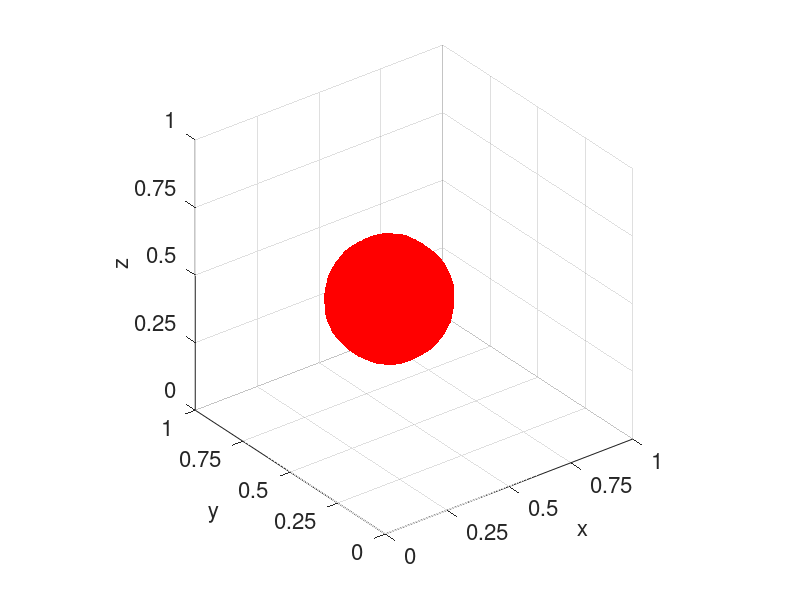
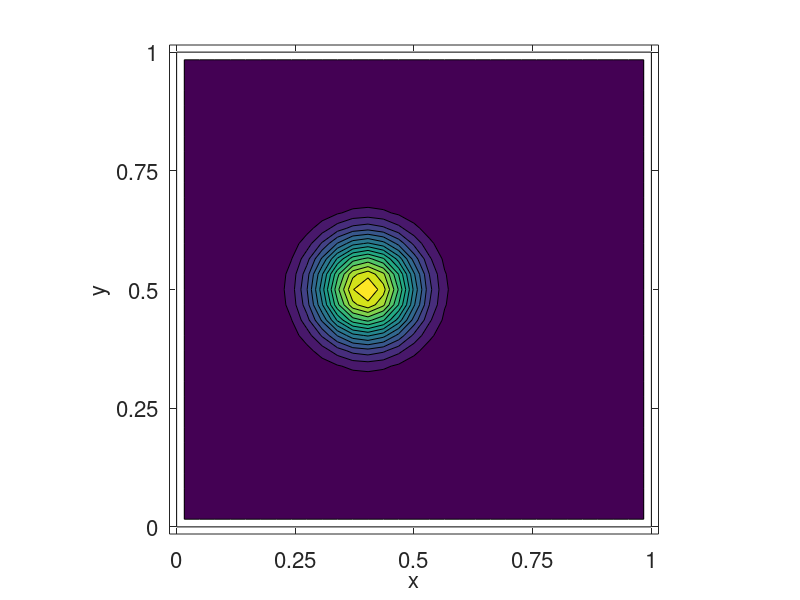
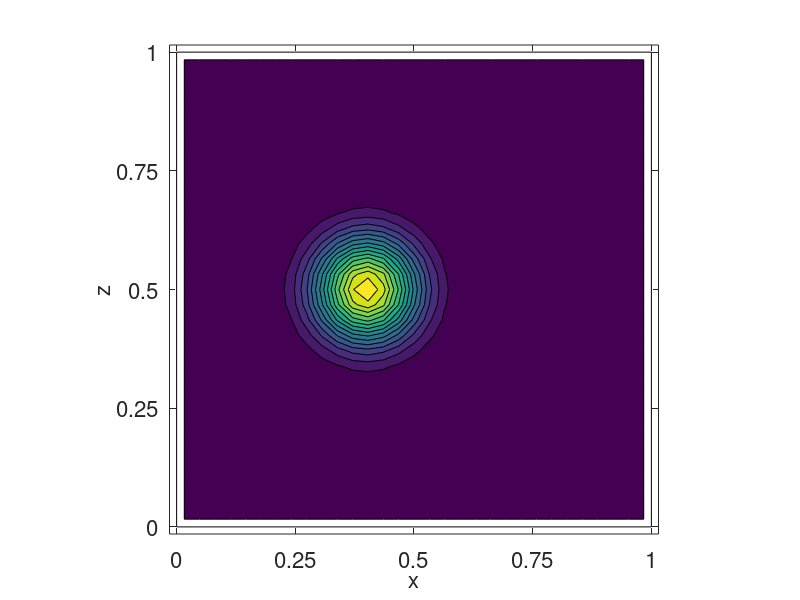
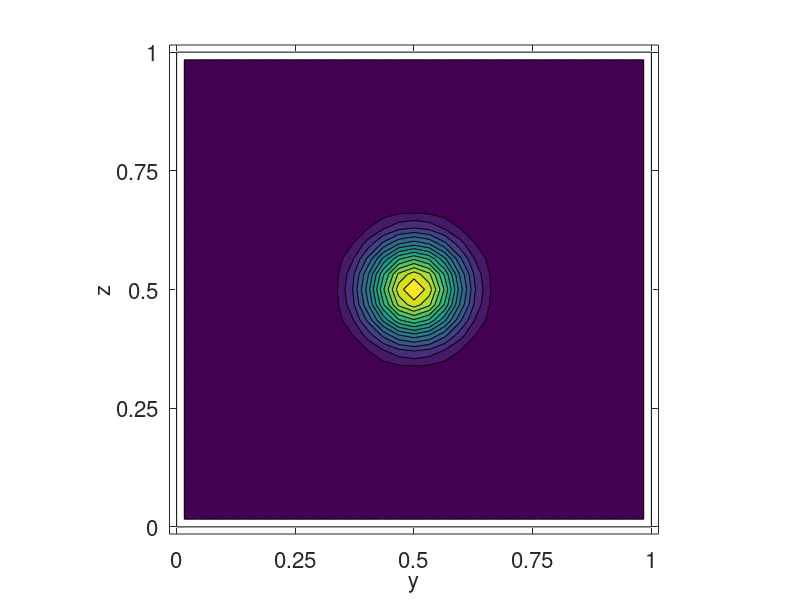

Recreate these plots in MATLAB, in order.
clear;

mx = 31;
my = 31;
mz = 31;

mxslice = 16;
myslice = 16;
mzslice = 16;

xlow  = 0;
xhigh = 1;
ylow  = 0;
yhigh = 1;
zlow  = 0;
zhigh = 1;

dx = (xhigh-xlow)/mx;
dy = (yhigh-ylow)/my;
dz = (zhigh-zlow)/mz;

xc = (xlow+dx/2):dx:(xhigh-dx/2);
yc = (ylow+dy/2):dy:(yhigh-dy/2);
zc = (zlow+dz/2):dz:(zhigh-dz/2);

[yc,xc,zc]=meshgrid(yc,xc,zc);

xeps = max([0.015*(xhigh-xlow),0.015*(yhigh-ylow),0.015*(xhigh-xlow),0.015*(zhigh-zlow)]);
yeps = xeps;
zeps = xeps;

q = zeros(mx,my,mz);
for i=1:mx
    for j=1:my
        for k=1:mz
            x = xc(i,j,k);
            y = yc(i,j,k);
            z = zc(i,j,k);
            r2 = (x-0.40)^2 + (y-0.50)^2 + (z-0.50)^2;
            r = sqrt(r2);
            if (r<0.3)
                q(i,j,k) = cos(5.0/3.0*pi*r)^6;
            end
        end
    end
end
  

figure(1);
clf;
fv = isosurface(xc,yc,zc,q,0.01);
p=patch(fv);
axis on; box off; grid on;
axis([0 1 0 1 0 1]);
isonormals(xc,yc,zc,q,p);
set(p,'FaceColor','red','EdgeColor','none');
daspect([1,1,1])
view(3);
%camlight;
%lighting gouraud;
l1=xlabel('x');
l2=ylabel('y');
l3=zlabel('z');
set(gca,'fontsize',16);
set(l1,'fontsize',16);
set(l2,'fontsize',16);
set(l3,'fontsize',16);
set(gca,'xtick',0:0.25:1);
set(gca,'ytick',0:0.25:1);
set(gca,'ztick',0:0.25:1);

figure(2);
clf
xx1(1:mx,1:my) = xc(:,:,mzslice);
yy1(1:mx,1:my) = yc(:,:,mzslice);
qq1(1:mx,1:my) =  q(:,:,mzslice);
contourf(xx1,yy1,qq1,15,'k-');
axis('equal');
axis([xlow-xeps xhigh+xeps ylow-yeps yhigh+yeps]);
hold on;
plot([xlow xhigh xhigh xlow xlow],[ylow ylow yhigh yhigh ylow],'k-');
hold off;
l1=xlabel('x');
l2=ylabel('y');
set(gca,'fontsize',16);
set(l1,'fontsize',16);
set(l2,'fontsize',16);
set(gca,'xtick',0:0.25:1);
set(gca,'ytick',0:0.25:1);

figure(3);
clf
xx2(1:mx,1:mz) = xc(:,myslice,:);
zz2(1:mx,1:mz) = zc(:,myslice,:);
qq2(1:mx,1:mz) =  q(:,myslice,:);
contourf(xx2,zz2,qq2,15,'k-');
axis('equal');
axis([xlow-xeps xhigh+xeps zlow-zeps zhigh+zeps]);
hold on;
plot([xlow xhigh xhigh xlow xlow],[zlow zlow zhigh zhigh zlow],'k-');
hold off;
l1=xlabel('x');
l2=ylabel('z');
set(gca,'fontsize',16);
set(l1,'fontsize',16);
set(l2,'fontsize',16);
set(gca,'xtick',0:0.25:1);
set(gca,'ytick',0:0.25:1);

figure(4);
clf
yy3(1:my,1:mz) = yc(mxslice,:,:);
zz3(1:my,1:mz) = zc(mxslice,:,:);
qq3(1:my,1:mz) =  q(mxslice,:,:);
contourf(yy3,zz3,qq3,15,'k-');
axis('equal');
axis([ylow-yeps yhigh+yeps zlow-zeps zhigh+zeps]);
hold on;
plot([ylow ylow yhigh yhigh ylow],[zlow zhigh zhigh zlow zlow],'k-');
hold off;
l1=xlabel('y');
l2=ylabel('z');
set(gca,'fontsize',16);
set(l1,'fontsize',16);
set(l2,'fontsize',16);
set(gca,'xtick',0:0.25:1);
set(gca,'ytick',0:0.25:1);

figure(1);
